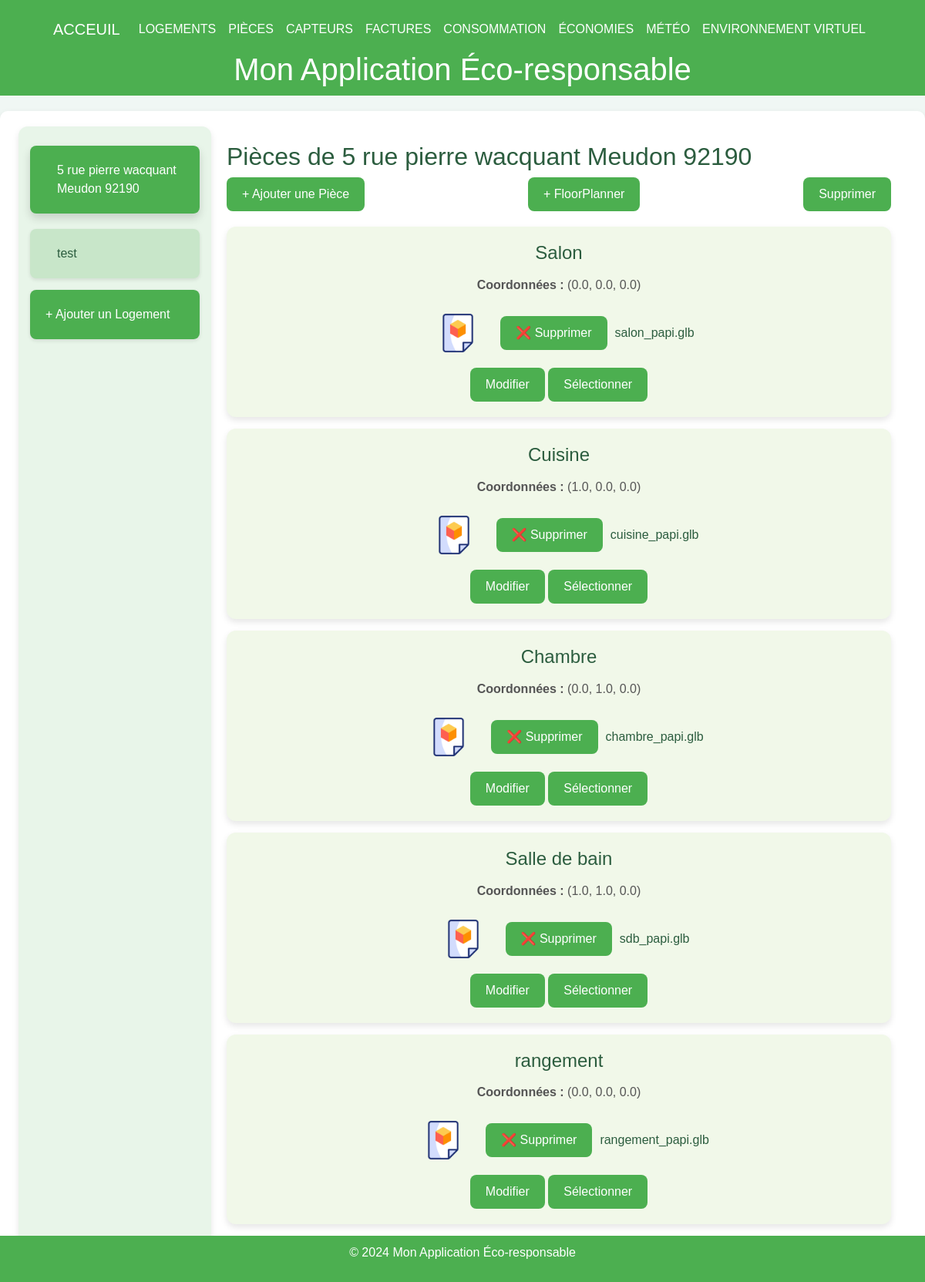
Before: /rooms/1 with the older database file.
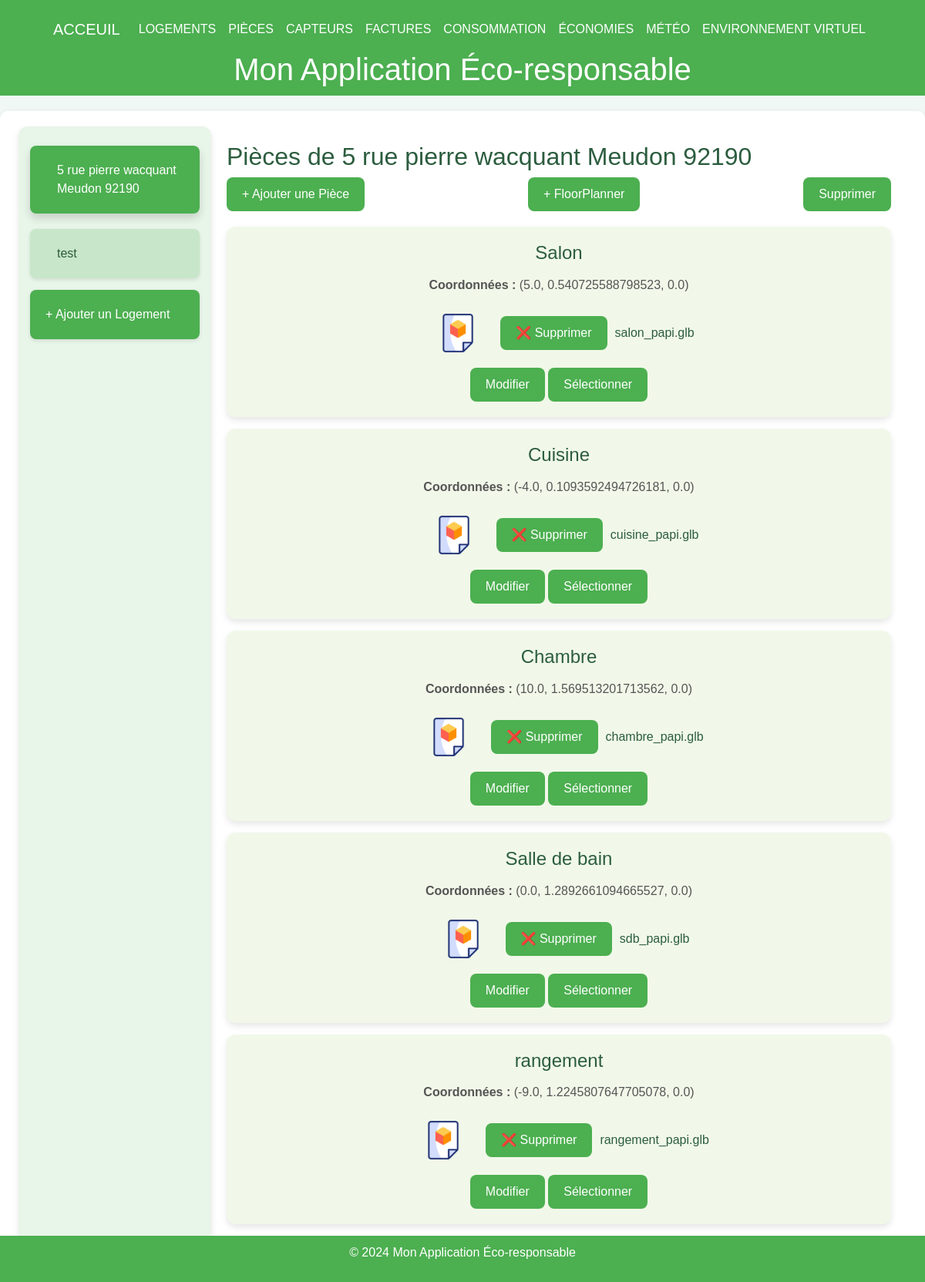
After: the same page with the newer database file.
### tables this page shows
CREATE TABLE Housing (
housing_id INTEGER PRIMARY KEY, -- Identifiant unique pour chaque logement
address VARCHAR(255), -- Adresse du logement
phone_number VARCHAR(20), -- NumÃ©ro de contact pour le logement
ip_address VARCHAR(15), -- Adresse IP associÃ©e au logement
insert_date TIMESTAMP DEFAULT CURRENT_TIMESTAMP -- Horodatage de l'ajout de l'enregistrement
);

CREATE TABLE Room (
    room_id INTEGER PRIMARY KEY, 
    housing_id INTEGER,
    name VARCHAR(100),
    x FLOAT,
    y FLOAT,
    z FLOAT,
    gltf_model VARCHAR(100) DEFAULT NULL,  -- Fix here: Comma instead of semicolon
    FOREIGN KEY (housing_id) REFERENCES Housing(housing_id)
);

### main.py (the view)
@app.get("/rooms/{housing_id}", response_class=HTMLResponse)
def get_rooms_for_housing(request: Request, housing_id: int):
    conn = get_db_connection()
    logements = conn.execute("SELECT housing_id, address FROM Housing").fetchall()
    rooms = conn.execute("SELECT * FROM Room WHERE housing_id = ?", (housing_id,)).fetchall()
    logement_address = next((logement["address"] for logement in logements if logement["housing_id"] == housing_id), "Logement par Défaut")
    conn.close()
    logements_list = [dict(logement) for logement in logements]
    rooms_list = [dict(room) for room in rooms]
    return templates.TemplateResponse("rooms.html", {
        "request": request,
        "logements": logements_list,
        "rooms": rooms_list,
        "selected_id": housing_id,
        "selected_logement_address": logement_address
    })

### templates/rooms.html (shortened to what this page needs)
{% extends "layout.html" %}
{% block content %}
<div class="container-fluid">
    <div class="menu">
        {% for logement in logements %}
        <div class="menu-item {% if selected_id == logement.housing_id %}active{% endif %}"
            onclick="location.href='/rooms/{{ logement.housing_id }}'">
            {{ logement.address }}
        </div>
        {% endfor %}
        <div class="menu-item" style="background-color: #4caf50; color: white;"
                  onclick="location.href='https://localhost:8000/logements'">
                  + Ajouter un Logement
            </div>
    </div>
    <div class="content">
        <h2>Pièces de {{ selected_logement_address or 'Logement par Défaut' }}</h2>
        <div class="actions">
            <button class="btn" onclick="openAddModal()">+ Ajouter une Pièce</button>
            <button class="btn" onclick="location.href='https://localhost:8000/floormap/{{ selected_id }}'">
                + FloorPlanner
            </button>            <button class="btn" onclick="deleteSelected()">Supprimer</button>
        </div>
        {% if rooms %}
        {% for room in rooms %}
        <div class="tile" id="tile-{{ room.room_id }}">
            <h3>{{ room.name }}</h3>
            <p><strong>Coordonnées :</strong> ({{ room.x }}, {{ room.y }}, {{ room.z }})</p>
            <div style="margin-top: 10px; display: flex; align-items: center; gap: 10px;">
                <label id="file-label-{{ room.room_id }}" for="gltf-upload-{{ room.room_id }}"
                    class="custom-file-upload btn" {% if room.gltf_model %}style="background-color: transparent;" {%
                    endif %}>
                    <div class="file-icon-container">
                        <img src="/static/icons/3d-file-static.png" alt="3D Static" class="file-icon static-img">
                    </div>
                </label>
                <button id="delete-btn-{{ room.room_id }}" class="btn"  onclick="deleteFile('{{ room.room_id }}')">
                    ❌ Supprimer
                </button>
                <span id="file-name-{{ room.room_id }}">
                    {% if room.gltf_model %} {{ room.gltf_model.split('/')[-1] }} {% else %} Aucun fichier choisi {%
                    endif %}
                </span>
            </div>
            <div style="margin-top: 10px;">
                <button class="btn"
                    onclick="openEditModal('{{ room.room_id }}', '{{ room.name }}', '{{ room.x }}', '{{ room.y }}', '{{ room.z }}')">
                    Modifier
                </button>
                <button class="btn" onclick="toggleSelection('{{ room.room_id }}')">Sélectionner</button>
            </div>
        </div>
        {% endfor %}
        {% else %}
        <p>Aucune pièce trouvée pour ce logement.</p>
        {% endif %}
    </div>
</div>
{% endblock %}

### templates/layout.html (shortened to what this page needs)
<!DOCTYPE html>
<html lang="fr">
<head>
    <link href="https://cdn.jsdelivr.net/npm/bootstrap@5.3.0/dist/css/bootstrap.min.css" rel="stylesheet">
</head>
<body>
    <header>
        {% include 'menu.html' %}
        <h1>Mon Application Éco-responsable</h1>
    </header>
    <main class="container-fluid">
        {% block content %}{% endblock %}
    </main>
    <footer>
        <p>&copy; 2024 Mon Application Éco-responsable</p>
    </footer>
</body>
</html>

### templates/menu.html (shortened to what this page needs)
<nav class="navbar navbar-expand-lg navbar-light">
    <div class="container-fluid">
        <a class="navbar-brand text-white" href="/">Acceuil</a>
        <div class="collapse navbar-collapse" id="navbarNav">
            <ul class="navbar-nav">
                <li class="nav-item"><a class="nav-link text-white" href="/logements">Logements</a></li>
                <li class="nav-item"><a class="nav-link text-white" href="/rooms/1">Pièces</a></li>
                <li class="nav-item"><a class="nav-link text-white" href="/sensors/1">Capteurs</a></li>
                <li class="nav-item"><a class="nav-link text-white" href="/visualiser_factures">Factures</a></li>
                <li class="nav-item"><a class="nav-link text-white" href="/consommation_par_logement">Consommation</a></li>
                <li class="nav-item"><a class="nav-link text-white" href="/economies_realisees">Économies</a></li>
                <li class="nav-item"><a class="nav-link text-white" href="/meteo">Météo</a></li>
                <li class="nav-item"><a class="nav-link text-white" href="/vite_scene">Environnement Virtuel</a></li>
            </ul>
        </div>
    </div>
</nav>

### templates/layout.html (style rules this page uses)
body { font-family: Arial, sans-serif; margin: 0; padding: 0; background-color: #f0f7f4; color: #2c5d3f; }
header { background-color: #4caf50; color: white; display: flex; flex-direction: column; align-items: center; padding: 10px; position: relative; }
header h1 { text-align: center; margin: 0; }
main { margin: 20px auto; padding: 20px; max-width: 1200px; background-color: white; border-radius: 10px; box-shadow: 0 4px 10px rgba(0, 0, 0, 0.1); }
footer { background-color: #4caf50; color: white; text-align: center; padding: 10px 0; position: fixed; width: 100%; bottom: 0; }

### templates/rooms.html (style rules this page uses)
.container-fluid { display: flex; flex-direction: column; }
@media (min-width: 768px) { .container-fluid { flex-direction: row; } }
.menu { width: 100%; background-color: #e8f5e9; padding: 15px; border-radius: 12px; box-shadow: 0 4px 8px rgba(0, 0, 0, 0.1); }
@media (min-width: 768px) { .menu { width: 250px; border-bottom: none; border-radius: 12px; } }
.menu-item { background-color: #c8e6c9; padding: 20px; margin: 15px 0; text-align: left; border-radius: 8px; cursor: pointer; display: flex; align-items: center; gap: 15px; transition: transform 0.3s, box-shadow 0.3s; box-shadow: 0 2px 5px rgba(0, 0, 0, 0.1); }
.menu-item:hover, .menu-item.active { background-color: #4caf50; color: white; transform: translateY(-5px); box-shadow: 0 6px 12px rgba(0, 0, 0, 0.15); }
.content { flex: 1; padding: 20px; }
.actions { margin-bottom: 20px; display: flex; justify-content: space-between; }
.btn { background-color: #4caf50; color: white; border: none; padding: 10px; border-radius: 5px; cursor: pointer; transition: transform 0.2s; }
.tile { display: inline-block; background-color: #f1f8e9; border-radius: 10px; padding: 10px; margin: 10px; box-shadow: 2px 2px 5px rgba(0, 0, 0, 0.2); text-align: center; transition: transform 0.3s; }
.tile { background-color: #f1f8e9; border-radius: 12px; padding: 20px; margin: 15px 0; box-shadow: 0 4px 8px rgba(0, 0, 0, 0.1); transition: transform 0.3s, box-shadow 0.3s; display: flex; flex-direction: column; align-items: center; text-align: center; }
.tile h3 { margin-bottom: 10px; font-size: 1.5rem; }
.tile p { margin: 5px 0; color: #555; }
.file-icon-container { display: flex; align-items: center; justify-content: center; cursor: pointer; }
.file-icon { width: 50px; height: 50px; transition: opacity 0.3s; }
.static-img { opacity: 1; }
.custom-file-upload { background-color: #4caf50; color: white; padding: 10px 20px; border-radius: 8px; cursor: pointer; border: none; font-size: 1rem; transition: background-color 0.3s, transform 0.2s; }
.btn { background-color: #4caf50; color: white; border: none; padding: 10px 20px; border-radius: 8px; cursor: pointer; transition: background-color 0.3s, transform 0.2s; }

### templates/menu.html (style rules this page uses)
.navbar { background-color: #4caf50 !important; }
.navbar-brand, .nav-link { color: white !important; position: relative; text-transform: uppercase; font-weight: 500; transition: color 0.3s ease; }
.nav-link::after { content: ''; position: absolute; left: 0; bottom: -3px; width: 0; height: 2px; background-color: #ffd700; transition: width 0.3s ease; }

Changed rows visible on the page:
changed Room "Salon": x "0.0" → "5.0"; y "0.0" → "0.540725588798523"
changed Room "Cuisine": x "1.0" → "-4.0"; y "0.0" → "0.1093592494726181"
changed Room "Chambre": x "0.0" → "10.0"; y "1.0" → "1.569513201713562"
changed Room "Salle de bain": x "1.0" → "0.0"; y "1.0" → "1.2892661094665527"
changed Room "rangement": x "0.0" → "-9.0"; y "0.0" → "1.2245807647705078"
